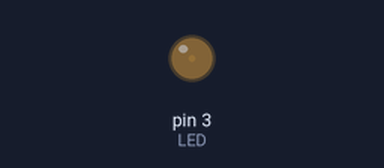
Recording of a sketch running on a simulated Arduino Uno, built with avr-gcc and run on an emulated ATmega328P. Parts: output pins drawn as LEDs (lit = HIGH).

Above: at 0.05 s.
At 1.15 s:
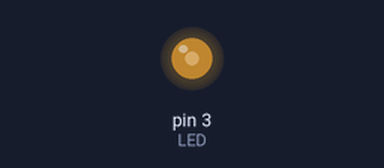
At 2.3 s:
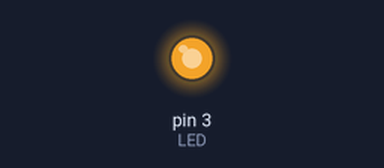
At 4.6 s:
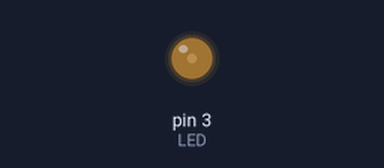
Timing chart, 0 to 6.7 s (numbered marks = the images above):
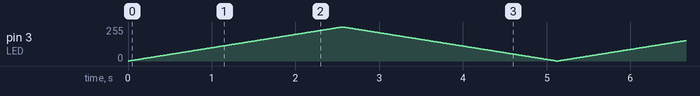

The sketch:

Week2_Adruino_LED_Breadboard_Button.ino
```cpp
// int a = 30;

// void setup() {
//   // put your setup code here, to run once:
//   Serial.begin(9600); // start Serial communication, Transmission speed is 9600, this is a compulsory line to start Serial Monitor

// }

// void loop() {
//   // put your main code here, to run repeatedly:
//   Serial.println(a);
//   Serial.println("Hello World");
//   delay(1000);
// }

//The traffic light
// #define REDLED 7
// #define YELLOWLED 8
// #define GREENLED 9

// void setup () {
//   pinMode(REDLED, OUTPUT); //set pin 7 as OUTPUT mode
//   pinMode(YELLOWLED, OUTPUT); //set pin 8 as OUTPUT mode
//   pinMode(GREENLED, OUTPUT); //set pin 9 as OUTPUT mode
// }

// void loop () {
//   int color[3] = {REDLED, YELLOWLED, GREENLED};
//   int delayTime[3] = {5000, 2000, 3000};

//   for (int i = 0; i < 3; ++i)
//   {
//     digitalWrite(color[i], HIGH); //set HIGH digital at pin 7
//     delay(delayTime[i]);
//     digitalWrite(color[i], LOW); //set LOW digital at pin 7
//   }
// }

//Button and LED (Nhấn: Tắt đèn, Thả: Bật đèn)
// int buttonTest = 12;
// int REDLED = 7;

// void setup () {
//   pinMode(buttonTest, INPUT);
//   pinMode(REDLED, OUTPUT);
//   Serial.begin(9600);
// }

// void loop () {
//   int buttonState = digitalRead(buttonTest);
//   if (buttonState == HIGH)
//   {
//     Serial.println("Pressed");
//     digitalWrite(REDLED, LOW);
//     delay(1000);
//   }
//   else
//   {
//     Serial.println("Released");
//     digitalWrite(REDLED, HIGH);
//     delay(1000);
//   }
// }

// int buttonTest = 12;
// int LED = 7;
// bool state = true;

// void setup () {
//   pinMode(buttonTest, INPUT);
//   pinMode(LED, OUTPUT);
// }

// void loop () {
//   int buttonState = digitalRead(buttonTest);

//   if (buttonState == HIGH)
//   {
//     if (state == true)
//     {
//       state = false;
//       delay(300);
//     }
//     else
//     {
//       state = true;
//       delay(300);
//     }
//   }

//   if (state)
//   {
//     digitalWrite(LED, HIGH);
//   }
//   else
//   {
//     digitalWrite(LED, LOW);
//   }
// }

const int LED = 3;

void setup ()
{
  pinMode(LED, OUTPUT);
}

void loop ()
{
  for (int i = 0; i < 256; ++i)
  {
    analogWrite(LED, i);
    delay(10);
  }
  for (int i = 255; i > -1; --i)
  {
    analogWrite(LED, i);
    delay(10);
  }
}
```
